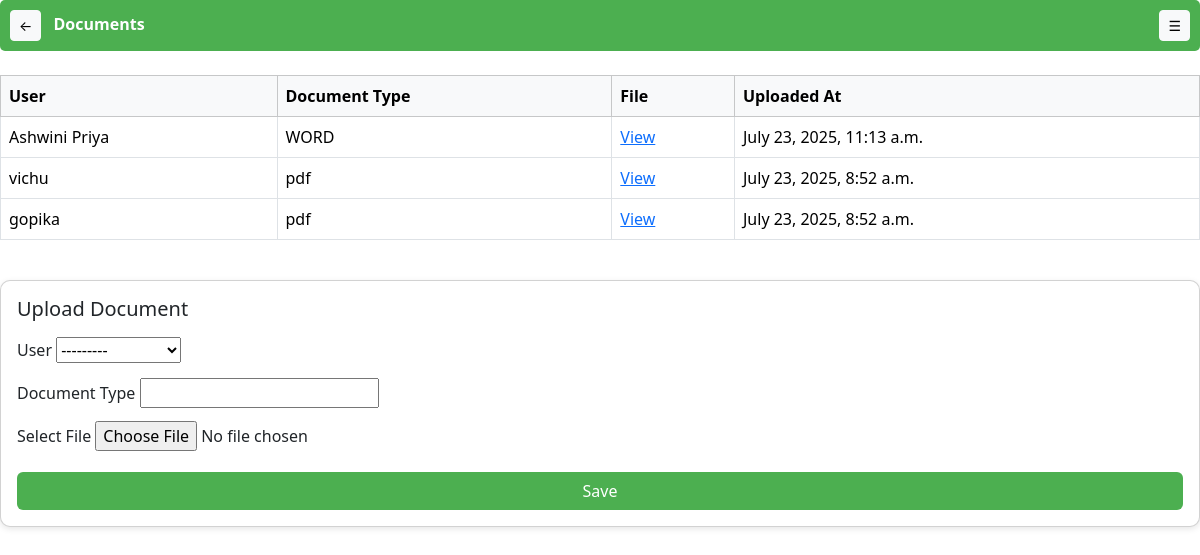
/documents/, run on the app's committed database.
### user/models.py (models this page shows, shortened)
class Documents(models.Model):
    user = models.ForeignKey(Users, on_delete=models.CASCADE)
    doc_type = models.CharField(max_length=100)
    file_path = models.FileField(upload_to='documents/')
    uploaded_at = models.DateTimeField(auto_now_add=True)

class Users(models.Model):
    role = models.ForeignKey(Roles, on_delete=models.SET_NULL, null=True)
    full_name = models.CharField(max_length=100)
    email = models.EmailField(unique=True)
    phone = models.CharField(max_length=15)
    password = models.CharField(max_length=128)
    profile_picture = models.ImageField(upload_to='profiles/', blank=True, null=True)
    date_joined = models.DateField(auto_now_add=True)
    status = models.CharField(max_length=50)
    def __str__(self):
        return self.full_name

### user/views.py (the view)
# urls.py: path('documents/', views.documents_view, name='documents'),
def documents_view(request):
    if request.method == 'POST':
        form = DocumentForm(request.POST, request.FILES)
        if form.is_valid():
            form.save()
            messages.success(request, "Document uploaded successfully.")
            return redirect('documents')
        else:
            messages.error(request, "Error uploading document.")
    else:
        form = DocumentForm()
    documents = Documents.objects.select_related('user').order_by('-uploaded_at')
    return render(request, 'documents.html', {
        'form': form,
        'documents': documents
    })

### user/forms.py
class DocumentForm(forms.ModelForm):
    class Meta:
        model = Documents
        fields = ['user', 'doc_type', 'file_path']

### user/context_processors.py (called while the page is built)
def notification_data(request):
    unread_notifications = Notifications.objects.filter(read_status=False).order_by('-created_at')[:5]
    unread_count = Notifications.objects.filter(read_status=False).count()
    return {
        'notifications': unread_notifications,
        'unread_count': unread_count,
    }

### user/templates/documents.html (shortened to what this page needs)
<!DOCTYPE html>
<html lang="en">
<head>
  <link href="https://cdn.jsdelivr.net/npm/bootstrap@5.3.3/dist/css/bootstrap.min.css" rel="stylesheet">
</head>
<body>
  <div class="d-flex justify-content-between align-items-center header mb-4">
    <div>
      <a href="javascript:history.back()" class="btn btn-light btn-sm">&#8592;</a>
      <span class="ms-2 fw-bold">Documents</span>
    </div>
    <button class="btn btn-light btn-sm">&#9776;</button>
  </div>
  <div class="table-responsive mb-4">
    <table class="table table-bordered">
      <thead class="table-light">
        <tr>
          <th>User</th>
          <th>Document Type</th>
          <th>File</th>
          <th>Uploaded At</th>
        </tr>
      </thead>
      <tbody>
        {% for doc in documents %}
        <tr>
          <td>{{ doc.user.full_name }}</td>
          <td>{{ doc.doc_type }}</td>
          <td><a href="{{ doc.file_path.url }}" target="_blank">View</a></td>
          <td>{{ doc.uploaded_at }}</td>
        </tr>
        {% empty %}
        <tr>
          <td colspan="4" class="text-center">No documents uploaded yet.</td>
        </tr>
        {% endfor %}
      </tbody>
    </table>
  </div>
  <div class="card p-3 mb-4">
    <h5 class="mb-3">Upload Document</h5>
    <form method="POST" enctype="multipart/form-data">
      <div class="mb-2">
        <label class="form-label">User</label>
        {{ form.user }}
      </div>
      <div class="mb-2">
        <label class="form-label">Document Type</label>
        {{ form.doc_type }}
      </div>
      <div class="mb-3">
        <label class="form-label">Select File</label>
        {{ form.file_path }}
      </div>
      <button type="submit" class="btn btn-save w-100">Save</button>
    </form>
  </div>
</body>
</html>

### user/templates/documents.html (style rules this page uses)
.header { background-color: #4CAF50; color: white; padding: 10px; border-radius: 5px; }
.btn-save { background-color: #4CAF50; color: white; }
.card { border-radius: 10px; box-shadow: 0 2px 6px rgba(0, 0, 0, 0.1); }

### data on the page
Documents: user.full_name "Ashwini Priya", doc_type "WORD", uploaded_at "July 23, 2025, 11:13 a.m."
Documents: user.full_name "vichu", doc_type "pdf", uploaded_at "July 23, 2025, 8:52 a.m."
Documents: user.full_name "gopika", doc_type "pdf", uploaded_at "July 23, 2025, 8:52 a.m."
